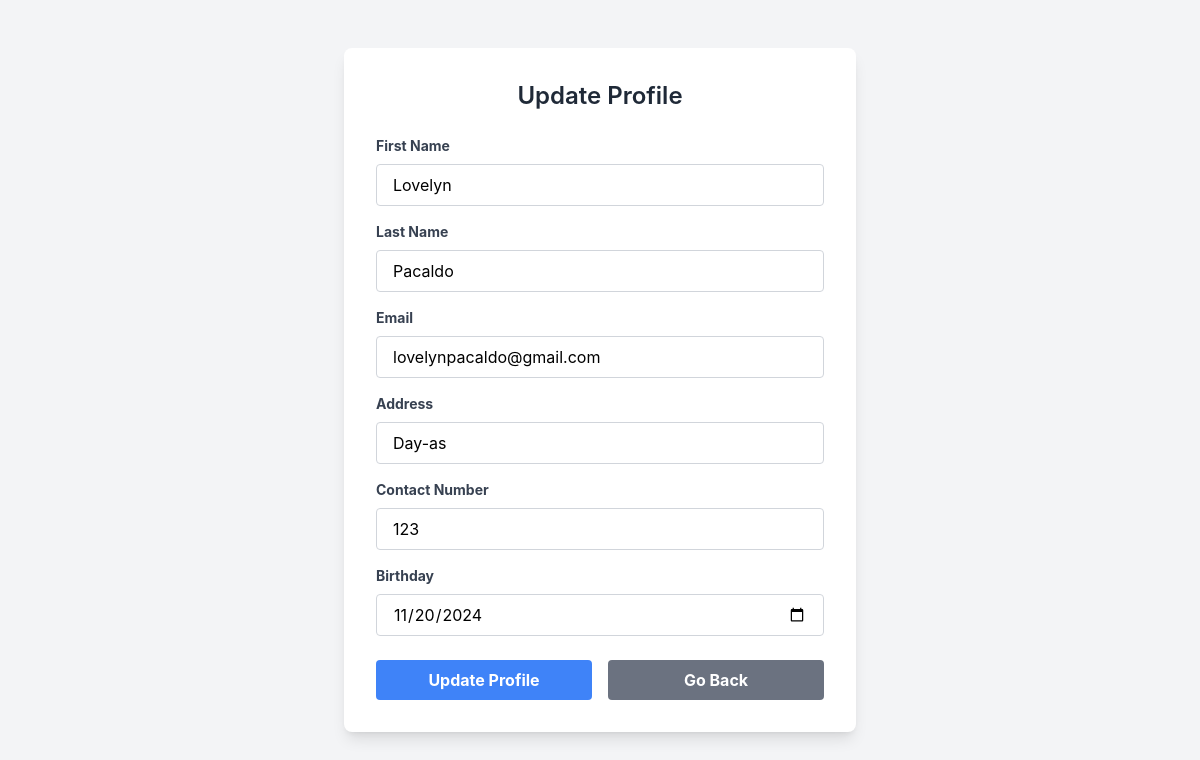
/views/manageProfile.php (signed in), run on the app's committed database.
### tables this page shows
CREATE TABLE `user_info` (
  `id` int(11) NOT NULL,
  `user_id` int(11) NOT NULL,
  `first_name` varchar(50) NOT NULL,
  `last_name` varchar(50) NOT NULL,
  `email` varchar(100) NOT NULL,
  `address` varchar(100) NOT NULL,
  `contact_number` varchar(20) NOT NULL,
  `birthday` date DEFAULT NULL,
  `created_at` timestamp NOT NULL DEFAULT current_timestamp(),
  `updated_at` timestamp NOT NULL DEFAULT current_timestamp() ON UPDATE current_timestamp()
);

### models/userInfo.php (called while the page is built, shortened)
<?php
class UserInfo {
    private $conn;
    public function __construct($db) {
        $this->conn = $db;
    }
    public function getByUserId($user_id) {
        $query = "SELECT * FROM user_info WHERE user_id = :user_id LIMIT 1";
        $stmt = $this->conn->prepare($query);
        $stmt->bindParam(':user_id', $user_id);
        $stmt->execute();
        return $stmt->fetch(PDO::FETCH_ASSOC);
    }
}
?>

### views/manageProfile.php (the view, shortened to what this page needs)
<?php $title = "Manage Profile";  include "../partials/header.php"; ?>
<?php
require_once "../models/userInfo.php";
$database = new Database();
$db = $database->connect();
$userInfoModel = new UserInfo($db);
$user_id = $_SESSION['user_id'];
$userInfo = $userInfoModel->getByUserId($user_id);
?>
<div class="bg-gray-100">
    <div class="container mx-auto  py-12 px-4">
        <div class="max-w-lg mx-auto bg-white shadow-lg rounded-lg overflow-hidden">
            <form id="updateProfileForm" class="p-8">
                <h2 class="text-2xl font-semibold text-gray-800 text-center mb-6">Update Profile</h2>
                <div class="mb-4">
                    <label for="first_name" class="block text-gray-700 text-sm font-bold mb-2">First Name</label>
                    <input type="text" id="first_name" name="first_name"
                        value="<?php echo htmlspecialchars($userInfo['first_name']); ?>"
                        class="w-full px-4 py-2 border border-gray-300 rounded focus:outline-none focus:ring-2 focus:ring-blue-500">
                </div>
                <div class="mb-4">
                    <label for="last_name" class="block text-gray-700 text-sm font-bold mb-2">Last Name</label>
                    <input type="text" id="last_name" name="last_name"
                        value="<?php echo htmlspecialchars($userInfo['last_name']); ?>"
                        class="w-full px-4 py-2 border border-gray-300 rounded focus:outline-none focus:ring-2 focus:ring-blue-500">
                </div>
                <div class="mb-4">
                    <label for="email" class="block text-gray-700 text-sm font-bold mb-2">Email</label>
                    <input type="email" id="email" name="email"
                        value="<?php echo htmlspecialchars($userInfo['email']); ?>"
                        class="w-full px-4 py-2 border border-gray-300 rounded focus:outline-none focus:ring-2 focus:ring-blue-500">
                </div>
                <div class="mb-4">
                    <label for="address" class="block text-gray-700 text-sm font-bold mb-2">Address</label>
                    <input type="text" id="address" name="address"
                        value="<?php echo htmlspecialchars($userInfo['address']); ?>"
                        class="w-full px-4 py-2 border border-gray-300 rounded focus:outline-none focus:ring-2 focus:ring-blue-500">
                </div>
                <div class="mb-4">
                    <label for="contact_number" class="block text-gray-700 text-sm font-bold mb-2">Contact
                        Number</label>
                    <input type="text" id="contact_number" name="contact_number"
                        value="<?php echo htmlspecialchars($userInfo['contact_number']); ?>"
                        class="w-full px-4 py-2 border border-gray-300 rounded focus:outline-none focus:ring-2 focus:ring-blue-500">
                </div>
                <div class="mb-6">
                    <label for="birthday" class="block text-gray-700 text-sm font-bold mb-2">Birthday</label>
                    <input type="date" id="birthday" name="birthday"
                        value="<?php echo htmlspecialchars($userInfo['birthday']); ?>"
                        class="w-full px-4 py-2 border border-gray-300 rounded focus:outline-none focus:ring-2 focus:ring-blue-500">
                </div>
                <div class="flex gap-4 justify-between">
                    <button type="submit"
                        class="w-full bg-blue-500 hover:bg-blue-600 text-white font-bold py-2 rounded focus:outline-none focus:ring-2 focus:ring-blue-600">
                        Update Profile
                    </button>
                    <a href="<?php echo ($_SESSION["role"] === 'admin') ? '../views/dashboard.php' : '../views/studentDashboard.php'; ?>"
                        class="w-full text-center bg-gray-500 hover:bg-gray-600 text-white font-bold py-2 rounded focus:outline-none focus:ring-2 focus:ring-gray-600">
                        Go Back
                    </a>
                </div>
            </form>
        </div>
    </div>
</div>
<?php include "../partials/footer.php" ?>

### data on the page
user_info: first_name "Lovelyn", last_name "Pacaldo", email "lovelynpacaldo@gmail.com", address "Day-as", contact_number "123", birthday "11/20/2024"
